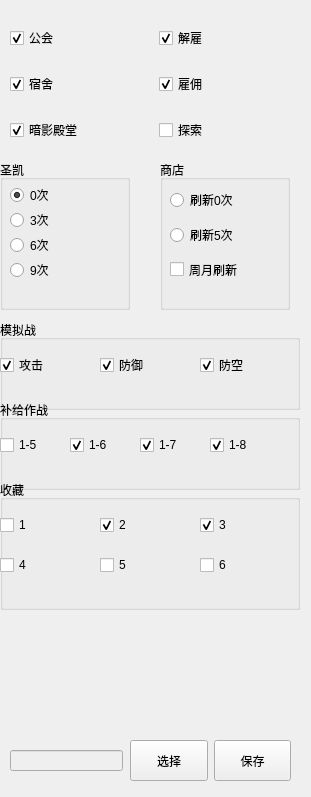
<?xml version="1.0" encoding="UTF-8"?>
<ui version="4.0">
 <class>CSSetUp</class>
 <widget class="QWidget" name="CSSetUp">
  <property name="geometry">
   <rect>
    <x>0</x>
    <y>0</y>
    <width>311</width>
    <height>797</height>
   </rect>
  </property>
  <property name="windowTitle">
   <string>CounterSide设置</string>
  </property>
  <widget class="QWidget" name="gridLayoutWidget">
   <property name="geometry">
    <rect>
     <x>10</x>
     <y>10</y>
     <width>291</width>
     <height>151</height>
    </rect>
   </property>
   <layout class="QGridLayout" name="gridLayout">
    <item row="0" column="0">
     <widget class="QCheckBox" name="checkBoxguild">
      <property name="styleSheet">
       <string notr="true">font: 700 9pt &quot;微软雅黑&quot;;</string>
      </property>
      <property name="text">
       <string>公会</string>
      </property>
      <property name="checked">
       <bool>true</bool>
      </property>
     </widget>
    </item>
    <item row="1" column="0">
     <widget class="QCheckBox" name="checkBoxcompany">
      <property name="styleSheet">
       <string notr="true">font: 700 9pt &quot;微软雅黑&quot;;</string>
      </property>
      <property name="text">
       <string>宿舍</string>
      </property>
      <property name="checked">
       <bool>true</bool>
      </property>
     </widget>
    </item>
    <item row="0" column="1">
     <widget class="QCheckBox" name="checkBoxfire">
      <property name="sizePolicy">
       <sizepolicy hsizetype="Minimum" vsizetype="Minimum">
        <horstretch>0</horstretch>
        <verstretch>0</verstretch>
       </sizepolicy>
      </property>
      <property name="styleSheet">
       <string notr="true">font: 700 9pt &quot;微软雅黑&quot;;</string>
      </property>
      <property name="text">
       <string>解雇</string>
      </property>
      <property name="checked">
       <bool>true</bool>
      </property>
     </widget>
    </item>
    <item row="1" column="1">
     <widget class="QCheckBox" name="checkBoxemploy">
      <property name="styleSheet">
       <string notr="true">font: 700 9pt &quot;微软雅黑&quot;;</string>
      </property>
      <property name="text">
       <string>雇佣</string>
      </property>
      <property name="checked">
       <bool>true</bool>
      </property>
     </widget>
    </item>
    <item row="2" column="0">
     <widget class="QCheckBox" name="checkBoxanyingdiantang">
      <property name="styleSheet">
       <string notr="true">font: 700 9pt &quot;微软雅黑&quot;;</string>
      </property>
      <property name="text">
       <string>暗影殿堂</string>
      </property>
      <property name="checked">
       <bool>true</bool>
      </property>
     </widget>
    </item>
    <item row="2" column="1">
     <widget class="QCheckBox" name="checkBox">
      <property name="styleSheet">
       <string notr="true">font: 700 9pt &quot;微软雅黑&quot;;</string>
      </property>
      <property name="text">
       <string>探索</string>
      </property>
     </widget>
    </item>
   </layout>
  </widget>
  <widget class="QGroupBox" name="groupBoxshengkai">
   <property name="enabled">
    <bool>true</bool>
   </property>
   <property name="geometry">
    <rect>
     <x>0</x>
     <y>160</y>
     <width>130</width>
     <height>150</height>
    </rect>
   </property>
   <property name="styleSheet">
    <string notr="true">font: 700 9pt &quot;微软雅黑&quot;;</string>
   </property>
   <property name="title">
    <string>圣凯</string>
   </property>
   <widget class="QRadioButton" name="radioButtonshengkai0">
    <property name="geometry">
     <rect>
      <x>10</x>
      <y>25</y>
      <width>95</width>
      <height>20</height>
     </rect>
    </property>
    <property name="text">
     <string>0次</string>
    </property>
    <property name="checked">
     <bool>true</bool>
    </property>
   </widget>
   <widget class="QRadioButton" name="radioButtonshengkai3">
    <property name="geometry">
     <rect>
      <x>10</x>
      <y>50</y>
      <width>95</width>
      <height>20</height>
     </rect>
    </property>
    <property name="text">
     <string>3次</string>
    </property>
   </widget>
   <widget class="QRadioButton" name="radioButtonshengkai6">
    <property name="geometry">
     <rect>
      <x>10</x>
      <y>75</y>
      <width>95</width>
      <height>20</height>
     </rect>
    </property>
    <property name="text">
     <string>6次</string>
    </property>
   </widget>
   <widget class="QRadioButton" name="radioButtonshengkai9">
    <property name="geometry">
     <rect>
      <x>10</x>
      <y>100</y>
      <width>95</width>
      <height>20</height>
     </rect>
    </property>
    <property name="text">
     <string>9次</string>
    </property>
   </widget>
  </widget>
  <widget class="QGroupBox" name="groupBox_2">
   <property name="enabled">
    <bool>true</bool>
   </property>
   <property name="geometry">
    <rect>
     <x>160</x>
     <y>160</y>
     <width>130</width>
     <height>150</height>
    </rect>
   </property>
   <property name="styleSheet">
    <string notr="true">font: 700 9pt &quot;微软雅黑&quot;;</string>
   </property>
   <property name="title">
    <string>商店</string>
   </property>
   <widget class="QRadioButton" name="radioButtonshopflash0">
    <property name="geometry">
     <rect>
      <x>10</x>
      <y>30</y>
      <width>95</width>
      <height>20</height>
     </rect>
    </property>
    <property name="text">
     <string>刷新0次</string>
    </property>
   </widget>
   <widget class="QRadioButton" name="radioButtonshopflash5">
    <property name="geometry">
     <rect>
      <x>10</x>
      <y>65</y>
      <width>95</width>
      <height>20</height>
     </rect>
    </property>
    <property name="text">
     <string>刷新5次</string>
    </property>
   </widget>
   <widget class="QCheckBox" name="checkBoxMW">
    <property name="geometry">
     <rect>
      <x>10</x>
      <y>100</y>
      <width>80</width>
      <height>19</height>
     </rect>
    </property>
    <property name="styleSheet">
     <string notr="true">font: 700 9pt &quot;微软雅黑&quot;;</string>
    </property>
    <property name="text">
     <string>周月刷新</string>
    </property>
   </widget>
  </widget>
  <widget class="QGroupBox" name="groupBoxmonizhan">
   <property name="geometry">
    <rect>
     <x>0</x>
     <y>320</y>
     <width>300</width>
     <height>90</height>
    </rect>
   </property>
   <property name="styleSheet">
    <string notr="true">font: 700 9pt &quot;微软雅黑&quot;;</string>
   </property>
   <property name="title">
    <string>模拟战</string>
   </property>
   <widget class="QCheckBox" name="checkBoxmonizhangongji">
    <property name="geometry">
     <rect>
      <x>0</x>
      <y>30</y>
      <width>80</width>
      <height>30</height>
     </rect>
    </property>
    <property name="text">
     <string>攻击</string>
    </property>
    <property name="checked">
     <bool>true</bool>
    </property>
   </widget>
   <widget class="QCheckBox" name="checkBoxmonizhanfangyu">
    <property name="geometry">
     <rect>
      <x>100</x>
      <y>30</y>
      <width>80</width>
      <height>30</height>
     </rect>
    </property>
    <property name="text">
     <string>防御</string>
    </property>
    <property name="checked">
     <bool>true</bool>
    </property>
   </widget>
   <widget class="QCheckBox" name="checkBoxmonizhanfangkong">
    <property name="geometry">
     <rect>
      <x>200</x>
      <y>30</y>
      <width>80</width>
      <height>30</height>
     </rect>
    </property>
    <property name="text">
     <string>防空</string>
    </property>
    <property name="checked">
     <bool>true</bool>
    </property>
   </widget>
  </widget>
  <widget class="QGroupBox" name="groupBoxbugeizuozhan">
   <property name="geometry">
    <rect>
     <x>0</x>
     <y>400</y>
     <width>300</width>
     <height>90</height>
    </rect>
   </property>
   <property name="styleSheet">
    <string notr="true">font: 700 9pt &quot;微软雅黑&quot;;</string>
   </property>
   <property name="title">
    <string>补给作战</string>
   </property>
   <widget class="QCheckBox" name="checkBoxbugeizuozhan15">
    <property name="geometry">
     <rect>
      <x>0</x>
      <y>30</y>
      <width>80</width>
      <height>30</height>
     </rect>
    </property>
    <property name="text">
     <string>1-5</string>
    </property>
   </widget>
   <widget class="QCheckBox" name="checkBoxbugeizuozhan16">
    <property name="geometry">
     <rect>
      <x>70</x>
      <y>30</y>
      <width>80</width>
      <height>30</height>
     </rect>
    </property>
    <property name="text">
     <string>1-6</string>
    </property>
    <property name="checked">
     <bool>true</bool>
    </property>
   </widget>
   <widget class="QCheckBox" name="checkBoxbugeizuozhan17">
    <property name="geometry">
     <rect>
      <x>140</x>
      <y>30</y>
      <width>80</width>
      <height>30</height>
     </rect>
    </property>
    <property name="text">
     <string>1-7</string>
    </property>
    <property name="checked">
     <bool>true</bool>
    </property>
   </widget>
   <widget class="QCheckBox" name="checkBoxbugeizuozhan18">
    <property name="geometry">
     <rect>
      <x>210</x>
      <y>30</y>
      <width>80</width>
      <height>30</height>
     </rect>
    </property>
    <property name="text">
     <string>1-8</string>
    </property>
    <property name="checked">
     <bool>true</bool>
    </property>
   </widget>
  </widget>
  <widget class="QGroupBox" name="groupBoxcollect">
   <property name="geometry">
    <rect>
     <x>0</x>
     <y>480</y>
     <width>300</width>
     <height>130</height>
    </rect>
   </property>
   <property name="styleSheet">
    <string notr="true">font: 700 9pt &quot;微软雅黑&quot;;</string>
   </property>
   <property name="title">
    <string>收藏</string>
   </property>
   <widget class="QCheckBox" name="checkBoxcollect1">
    <property name="geometry">
     <rect>
      <x>0</x>
      <y>30</y>
      <width>80</width>
      <height>30</height>
     </rect>
    </property>
    <property name="text">
     <string>1</string>
    </property>
   </widget>
   <widget class="QCheckBox" name="checkBoxcollect2">
    <property name="geometry">
     <rect>
      <x>100</x>
      <y>30</y>
      <width>80</width>
      <height>30</height>
     </rect>
    </property>
    <property name="text">
     <string>2</string>
    </property>
    <property name="checked">
     <bool>true</bool>
    </property>
   </widget>
   <widget class="QCheckBox" name="checkBoxcollect3">
    <property name="geometry">
     <rect>
      <x>200</x>
      <y>30</y>
      <width>80</width>
      <height>30</height>
     </rect>
    </property>
    <property name="text">
     <string>3</string>
    </property>
    <property name="checked">
     <bool>true</bool>
    </property>
   </widget>
   <widget class="QCheckBox" name="checkBoxcollect4">
    <property name="geometry">
     <rect>
      <x>0</x>
      <y>70</y>
      <width>80</width>
      <height>30</height>
     </rect>
    </property>
    <property name="text">
     <string>4</string>
    </property>
   </widget>
   <widget class="QCheckBox" name="checkBoxcollect5">
    <property name="geometry">
     <rect>
      <x>100</x>
      <y>70</y>
      <width>80</width>
      <height>30</height>
     </rect>
    </property>
    <property name="text">
     <string>5</string>
    </property>
   </widget>
   <widget class="QCheckBox" name="checkBoxcollect6">
    <property name="geometry">
     <rect>
      <x>200</x>
      <y>70</y>
      <width>80</width>
      <height>30</height>
     </rect>
    </property>
    <property name="text">
     <string>6</string>
    </property>
   </widget>
  </widget>
  <widget class="QWidget" name="horizontalLayoutWidget">
   <property name="geometry">
    <rect>
     <x>130</x>
     <y>740</y>
     <width>161</width>
     <height>41</height>
    </rect>
   </property>
   <layout class="QHBoxLayout" name="horizontalLayout">
    <item>
     <widget class="QPushButton" name="ChoiceButtonMain">
      <property name="enabled">
       <bool>true</bool>
      </property>
      <property name="sizePolicy">
       <sizepolicy hsizetype="Minimum" vsizetype="Preferred">
        <horstretch>0</horstretch>
        <verstretch>0</verstretch>
       </sizepolicy>
      </property>
      <property name="text">
       <string>选择</string>
      </property>
     </widget>
    </item>
    <item>
     <widget class="QPushButton" name="SaveButtonMain">
      <property name="enabled">
       <bool>true</bool>
      </property>
      <property name="sizePolicy">
       <sizepolicy hsizetype="Minimum" vsizetype="Preferred">
        <horstretch>0</horstretch>
        <verstretch>0</verstretch>
       </sizepolicy>
      </property>
      <property name="text">
       <string>保存</string>
      </property>
     </widget>
    </item>
   </layout>
  </widget>
  <widget class="QLineEdit" name="lineEdit">
   <property name="enabled">
    <bool>false</bool>
   </property>
   <property name="geometry">
    <rect>
     <x>10</x>
     <y>750</y>
     <width>113</width>
     <height>21</height>
    </rect>
   </property>
  </widget>
 </widget>
 <resources/>
 <connections/>
</ui>
